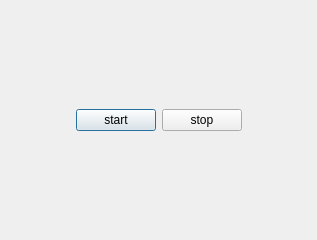
<?xml version="1.0" encoding="UTF-8"?>
<ui version="4.0">
 <class>Scan</class>
 <widget class="QDialog" name="Scan">
  <property name="geometry">
   <rect>
    <x>0</x>
    <y>0</y>
    <width>317</width>
    <height>240</height>
   </rect>
  </property>
  <property name="windowTitle">
   <string>Dialog</string>
  </property>
  <layout class="QGridLayout" name="gridLayout_2">
   <item row="0" column="0">
    <layout class="QGridLayout" name="gridLayout"/>
   </item>
   <item row="1" column="0">
    <layout class="QHBoxLayout" name="horizontalLayout">
     <item>
      <spacer name="horizontalSpacer">
       <property name="orientation">
        <enum>Qt::Horizontal</enum>
       </property>
       <property name="sizeHint" stdset="0">
        <size>
         <width>40</width>
         <height>20</height>
        </size>
       </property>
      </spacer>
     </item>
     <item>
      <widget class="QPushButton" name="start_btn">
       <property name="text">
        <string>start</string>
       </property>
      </widget>
     </item>
     <item>
      <widget class="QPushButton" name="stop_btn">
       <property name="text">
        <string>stop</string>
       </property>
      </widget>
     </item>
     <item>
      <spacer name="horizontalSpacer_2">
       <property name="orientation">
        <enum>Qt::Horizontal</enum>
       </property>
       <property name="sizeHint" stdset="0">
        <size>
         <width>40</width>
         <height>20</height>
        </size>
       </property>
      </spacer>
     </item>
    </layout>
   </item>
  </layout>
 </widget>
 <resources/>
 <connections/>
</ui>
